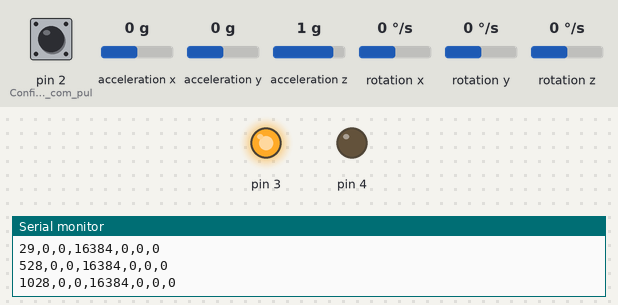
Bench run of a sketch on a simulated Arduino Uno, built with avr-gcc and run on an emulated ATmega328P. Parts: output pins drawn as LEDs (lit = HIGH), the last lines printed to the serial monitor. The test bench sets the inputs (shaded band); at power-on: pin 2 (Configura_o_botão_com_pul) HIGH, acceleration x 0 g, acceleration y 0 g, acceleration z 1 g, rotation x 0 °/s, rotation y 0 °/s, rotation z 0 °/s. Storage starts empty. At 1.5 s the program stops and its outputs stay as they are.

Above: at 1.2 s.
1.3 s: pin 2 (Configura_o_botão_com_pul) pulled LOW for 0.6 s
At 2.5 s:
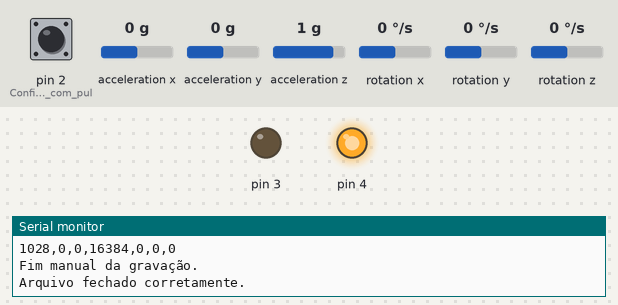
Timing chart, 0 to 3.0 s (numbered marks = the images above; inputs shaded):
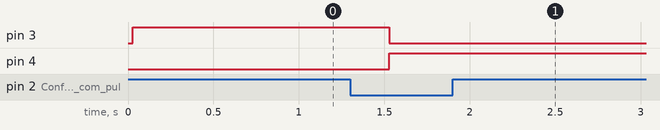

Measured:
- after the input at 1.3 s, pin 3: HIGH → LOW after 0.23 s; pin 4: LOW → HIGH after 0.23 s

The sketch:

Testetempomillis.ino
```cpp
#include <Wire.h>     // MPU-6050
#include <MPU6050.h>  // MPU-6050
#include <SD.h>       // Cartão SD
#include <SPI.h>      // Cartão SD

MPU6050 mpu(0x69);  // Define o endereço I2C como 0x69

File dataFile;

const unsigned long recordingDuration = 48L * 60L * 60L * 1000L;  // 48 horas em milissegundos
unsigned long startTime;  // Armazena o tempo inicial
unsigned long lastFlush = 0;  // Última vez que os dados foram sincronizados no SD
const unsigned long flushInterval = 60L * 1000L;  // Sincronizar a cada 60 segundos

void setup() {
  Serial.begin(115200);

  pinMode(2, INPUT_PULLUP);  // Configura o botão com pull-up interno
  pinMode(3, OUTPUT);
  pinMode(4, OUTPUT);

  Wire.begin();

  //----------------Verificação do funcionamento do MPU-6050-------------------------//
  mpu.initialize();
  if (!mpu.testConnection()) {
    Serial.println("Erro ao iniciar o MPU-6050");
    while (1);
  }
  Serial.println("MPU INICIALIZADO");

   // Configurar a escala do acelerômetro para ±2g
   mpu.setFullScaleAccelRange(MPU6050_ACCEL_FS_2);

  // Configurar a escala do giroscópio para ±250°/s
   mpu.setFullScaleGyroRange(MPU6050_GYRO_FS_250);

  //----------------Verificação do funcionamento do Cartão SD-------------------------//
  if (!SD.begin(10)) {
    Serial.println("Erro ao inicializar o SD!");
    while (1);
  }
  Serial.println("SD INICIALIZADO");

  dataFile = SD.open("datalogmillis.txt", FILE_WRITE);
  if (!dataFile) {
    Serial.println("Erro ao abrir o arquivo no SD!");
    while (1);
  }

  // Armazena o tempo de início
  startTime = millis();
  Serial.println("Sistema pronto!");
}

//----------------Função que fecha o arquivo e salva os dados-------------------------//
void closeFile() {
  dataFile.close();
  Serial.println("Arquivo fechado corretamente.");
  digitalWrite(3, LOW);
  digitalWrite(4, HIGH);
  while (1);
}

//----------------Void loop-------------------------//
void loop() {
  digitalWrite(3, HIGH);  // LED de gravação ativa
  digitalWrite(4, LOW);   // LED de término apagado

  unsigned long elapsedTime = millis() - startTime;  // Tempo decorrido

  //----------------Verifica se já se passou 48 horas-------------------------//
  if (elapsedTime >= recordingDuration) {
    Serial.println("Tempo máximo atingido, encerrando gravação.");
    closeFile();
  }

  //----------------Verifica o botão para encerrar a gravação antecipadamente-------------------------//
  if (digitalRead(2) == LOW) {  // LOW indica botão pressionado
    Serial.println("Fim manual da gravação.");
    closeFile();
  }

  //----------------Coleta dados do MPU-6050-------------------------//
  int16_t ax, ay, az, gx, gy, gz;
  mpu.getAcceleration(&ax, &ay, &az);
  mpu.getRotation(&gx, &gy, &gz);

  unsigned long tempo_atual = millis();  // Captura o tempo em milissegundos

  // Formatar os dados para gravação
  char dataString[64];
  snprintf(dataString, sizeof(dataString), "%lu,%d,%d,%d,%d,%d,%d",
           tempo_atual, ax, ay, az, gx, gy, gz);

  dataFile.println(dataString);  // Salva no SD
  Serial.println(dataString);

  //----------------Sincroniza os dados no SD a cada 60 segundos-------------------------//
  if (millis() - lastFlush >= flushInterval) {
    dataFile.flush();
    lastFlush = millis();
    Serial.println("Dados sincronizados no SD.");
    digitalWrite(3, LOW);
  }

  delay(494);  // Pequeno atraso para reduzir a frequência de gravação
}
```
